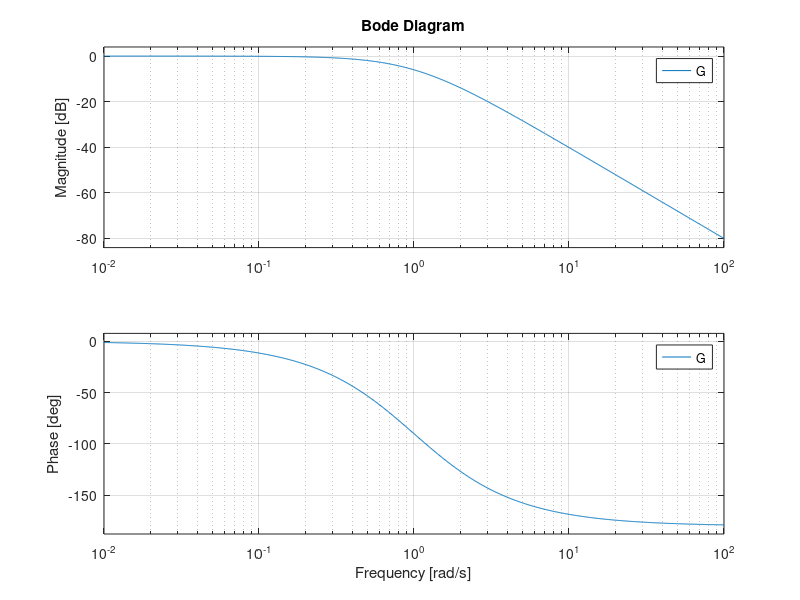

This figure's MATLAB source: (Note: this script raises an error after producing the figure.)

s=tf('s');
z=tf('z',0.0002);

tau= (1000*pi)/2;

%G=(1/(1+s*tau));

G=1/((s+1)^2);

bode(G)

Gz=c2d(G,0.0002,'zoh')
syms z

iztrans(6.366e-08/( z - 1))